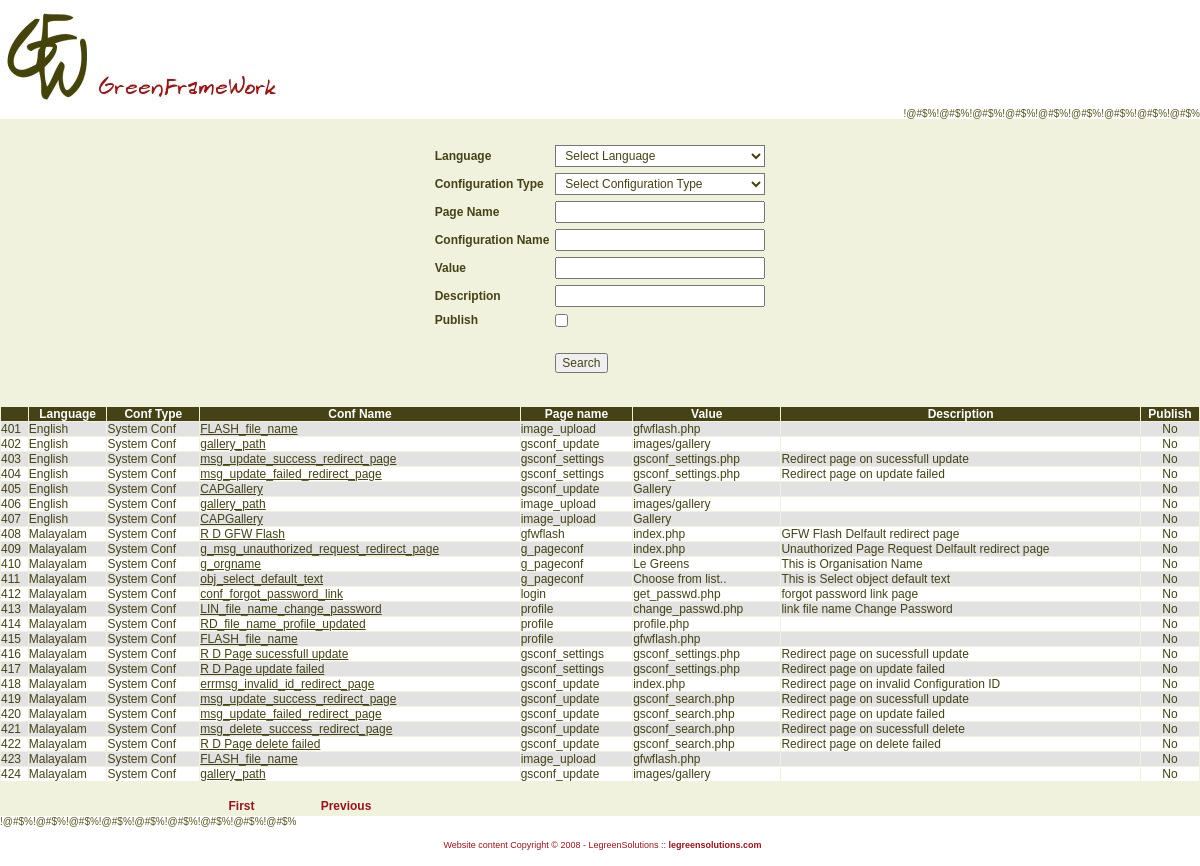
The page /gsconf_search.php?page_num=8&total_records=424 (signed in) on the database its author committed.
### tables this page shows
CREATE TABLE `configurations` (
  `id` int(10) unsigned NOT NULL auto_increment,
  `configuration_name` varchar(255) NOT NULL,
  `page_id` int(11) NOT NULL,
  `value` text NOT NULL,
  `description` varchar(255) NOT NULL,
  `language_id` int(11) NOT NULL,
  `configurationtype_id` int(11) NOT NULL,
  `publish` tinyint(4) NOT NULL default '0',
  PRIMARY KEY  (`id`),
  KEY `page_id` (`page_id`,`language_id`),
  KEY `configurationtype_id` (`configurationtype_id`)
);

CREATE TABLE `languages` (
  `id` int(11) NOT NULL auto_increment,
  `language_name` varchar(255) NOT NULL,
  `publish` tinyint(4) NOT NULL default '0',
  PRIMARY KEY  (`id`)
);

CREATE TABLE `configurationtypes` (
  `id` int(11) NOT NULL auto_increment,
  `configurationtype_name` varchar(255) NOT NULL,
  `description` varchar(255) NOT NULL,
  PRIMARY KEY  (`id`)
);

CREATE TABLE `pages` (
  `id` int(11) NOT NULL auto_increment,
  `page_name` varchar(255) NOT NULL,
  PRIMARY KEY  (`id`)
);

### gsconf_search.php (called while the page is built, shortened)
<?php session_start();
$current_url = $_SERVER['PHP_SELF'];
require(ROOT_PATH.'include/class/class_gspage/class_gspage.php');
$page = new gsPage;
	$page->current_url = $current_url;
	$page->title = "Green FrameWork";
	$page->page_name = 'gsconf_search';
	$page->layout = 'gfw.html';
    $page->conf_list = array("conf.php");
    $page->menuconf_list = array("menu_conf.php");
	$page->connection_list = array("connection.php");
	$page->function_list = array("functions.php");
	$page->class_list = array("class_gspagination.php","class_user.php");
	$index=0;
	$content_list[$index]['file_name']='inc_language.php';
	$content_list[$index]['var_name']='language';
	$index++;
	$content_list[$index]['file_name']='inc_menu.php';
	$content_list[$index]['var_name']='menu';
	$page->content_list = $content_list;
	$page->plugin_path = 'plugins/gsconf/';
	$page->plugin = 'gsconf_search';
	$page->get_plugin();
?>

### include/class/class_gsconf/class_gsconf.php (called while the page is built, shortened)
<?php
class gsConf {
	var $connection;
	function get_conf($configurationtype_id,$configuration_name,$page_name,$value="",$description="",$language_id="") {
		if($language_id==""){
			if(isset($_SESSION[SESSION_TITLE.'gLANGUAGE']) && $_SESSION[SESSION_TITLE.'gLANGUAGE'] > 0){
				$language_id=$_SESSION[SESSION_TITLE.'gLANGUAGE'];
			}else{
				$language_id=CONF_LANG_ENGLISH;
			}
		}
		$strSQL = "SELECT C.id, C.value, C.publish FROM configurations C, pages P WHERE P.id= C.page_id AND P.page_name='".$page_name."' AND C.language_id='".$language_id."'  AND C.configurationtype_id='".$configurationtype_id."' AND C.configuration_name='".$configuration_name."' ";
		$result = mysql_query($strSQL, $this->connection) or die (mysql_error() . $strSQL);
		$count_conf= mysql_num_rows($result);
		if ($count_conf > 0) {
			$row_conf = mysql_fetch_assoc($result);
			if($row_conf['publish'] == CONF_NOT_PUBLISH) {
				$conf_value = stripslashes(nl2br($value));
			}else{
				$conf_value = stripslashes($row_conf['value']);
			}
		} else {
			$conf_value = stripslashes($value);
		}
	if (defined('gEDIT_MODE') ){
		$this->editor_mode = gEDIT_MODE;
	}
		return $conf_value;
	}
    function get_list_array_bylimit($language_id=-1,$configurationtype_id=-1,$configuration_name="",$page_name="",$value="",$description="", $publish="", $start_record = 0,$max_records = 25){
        $limited_data = array();
		$i=0;
        $strSQL = "SELECT C.*, P.page_name, L.language_name, CT.configurationtype_name FROM configurations C, pages P, languages L, configurationtypes CT WHERE P.id= C.page_id AND L.id=C.language_id AND CT.id=C.configurationtype_id";
        $strSQL_limit = sprintf("%s LIMIT %d, %d", $strSQL, $start_record, $max_records);
        $rsRES = mysql_query($strSQL_limit, $this->connection) or die(mysql_error(). $strSQL_limit);
        if ( mysql_num_rows($rsRES) > 0 ){
			while ( $row = mysql_fetch_assoc($rsRES) ){
				$limited_data[$i]["id"] = $row["id"];
				$limited_data[$i]["language_id"] = $row["language_id"];
				$limited_data[$i]["language_name"] = $row["language_name"];
				$limited_data[$i]["configurationtype_id"] = $row["configurationtype_id"];
				$limited_data[$i]["configurationtype_name"] = $row["configurationtype_name"];
				$limited_data[$i]["page_name"] = $row["page_name"];
				$limited_data[$i]["configuration_name"] = $row["configuration_name"];
				$limited_data[$i]["value"] = $row["value"];
				$limited_data[$i]["description"] = $row["description"];
				$limited_data[$i]["publish"] = $row["publish"];
				if($row["publish"]==CONF_PUBLISH){
					$limited_data[$i]["publish_status"] = "Yes";
				}else{
					$limited_data[$i]["publish_status"] = "No";
				}
				$i++;
			}
			return $limited_data;
        }else{
        	return false;
        }
    }
}
?>

### plugins/gsconf/gsconf_search/conf/gsconf_search.php (called while the page is built, shortened)
<?php
$conf_language = $this->gsconf->get_conf(CONF_TYPE_CAPTIONS,'CAP language',"gsconf_search","Language","caption language");
$conf_configurationtype = $this->gsconf->get_conf(CONF_TYPE_CAPTIONS,'CAP configurationtype',"gsconf_search","Configuration Type","caption configurationtype");
$conf_pagename = $this->gsconf->get_conf(CONF_TYPE_CAPTIONS,'CAP pagename',"gsconf_search","Page Name","caption pagename");
$conf_confname = $this->gsconf->get_conf(CONF_TYPE_CAPTIONS,'CAP confname',"gsconf_search","Configuration Name","caption confname");
$conf_description = $this->gsconf->get_conf(CONF_TYPE_CAPTIONS,'CAP description',"gsconf_search","Description","caption description");
$conf_publish = $this->gsconf->get_conf(CONF_TYPE_CAPTIONS,'CAP description',"gsconf_search","Publish","caption Publish");
$conf_submit_search = $this->gsconf->get_conf(CONF_TYPE_OBJECT_CAPTIONS,'CAP search',"gsconf_search","Search","caption submit search");
?>

### plugins/gsconf/gsconf_search/code/gsconf_search.php (called while the page is built, shortened)
<?php
		$Mypagination = new Pagination(50);
		$this->gsconf->connection = $myconnection;
		$this->gsconf->total_records = $Mypagination->total_records;
		$data_bylimit = $this->gsconf->get_list_array_bylimit($_GET["lstlanguage"],$_GET["lstconfigurationtype"],$_GET["txtconfigurationname"],$_GET["txtpagename"],$_GET["txtvalue"],$_GET["txtdescription"],$_GET["chk_publish"],$Mypagination->start_record,$Mypagination->max_records);
		if ( $data_bylimit == false ){
			$mesg = "No records found";
		}else{
			$count_data_bylimit=count($data_bylimit);
		}
?>

### plugins/gsconf/gsconf_search/form/gsconf_search.php (the view, shortened to what this page needs)
<form target="_self" method="GET" action="<?php echo $current_url; ?>" name="frmsearch">
<table  align="center" style="text-align: left;"
 border="0" cellpadding="0" cellspacing="6">
  <tbody>
    <tr>
      <td>&nbsp;</td>
      <td>&nbsp;</td>
    </tr>
     <tr>
      <td class="caption" ><?= $conf_language ?></td>
      <td><?php loadlanguage_admin("lstlanguage", -1, "Select Language",$_GET[lstlanguage],false,'style="width:210px; height:22;"'); ?></td>
    </tr>
     <tr>
      <td class="caption" ><?= $conf_configurationtype ?></td>
      <td><?php loadconfigurationtypes("lstconfigurationtype", -1, "Select Configuration Type",$_GET[lstconfigurationtype],false,'style="width:210px; height:22;"'); ?></td>
    </tr>
     <tr>
      <td class="caption" ><?= $conf_pagename ?></td>
      <td><input  style="width: 210px; height:22;"  maxlength="100" size="35"
 name="txtpagename" value="<?php echo $_GET[txtpagename]; ?>"></td>
    </tr>
    <tr>
      <td class="caption" ><?=  $conf_confname; ?></td>
      <td><input  style="width: 210px; height:22;"  maxlength="100" size="35"
 name="txtconfigurationname" value="<?php echo $_GET[txtconfigurationname]; ?>"></td>
    </tr>
     <tr>
      <td class="caption" ><?=  $conf_value; ?></td>
      <td><input  style="width: 210px; height:22;"  maxlength="100" size="35"
 name="txtvalue" value="<?php echo $_GET[txtvalue]; ?>"></td>
    </tr>
     <tr>
      <td class="caption" ><?=  $conf_description; ?></td>
      <td><input  style="width: 210px; height:22;"  maxlength="100" size="35"
 name="txtdescription" value="<?php echo $_GET[txtdescription]; ?>"></td>
    </tr>
     <tr>
      <td class="caption" ><?=  $conf_publish; ?></td>
      <td><input type="checkbox"  name="chk_publish" value="1" <?php if(isset($_GET[chk_publish]) && $_GET[chk_publish] == 1) { ?> checked="true" <?php } ?> ></td>
    </tr>
    <tr>
      <td>&nbsp;</td>
      <td>&nbsp;</td>
    </tr>
    <tr>
      <td>&nbsp;&nbsp;</td>
      <td><input name="submit" value="<?= $conf_submit_search ?>" type="submit"><input type="hidden" name="h_conf_search" value="<?php echo md5("CONF_SEARCH"); ?>"></td>
    </tr>
  </tbody>
</table>
</form>
<table  width="100%"   align="center" border="0" cellpadding="1px" cellspacing="1px">
     <tr><td colspan="6">&nbsp;</td></tr>
   <?php
    if ( $data_bylimit == false ){?>
     <tr><td colspan="6">&nbsp;</td></tr>
     <tr><td colspan="6" align="center" class="message" ><?= $mesg ?></td></tr>
     <tr><td colspan="6">&nbsp;</td></tr>
    <?
     }
     else{?>
    <tr class="tableheader">
		<td></td>
		<td  align="center">Language  </td>
		<td  align="center">Conf Type</td>
		<td  align="center">Conf Name</td>
		<td  align="center">Page name</td>
		<td  align="center">Value</td>
		<td  align="center">Description</td>
		<td  align="center">Publish</td>
    </tr>
     <?
     $style = "tbl_row_lite";
	 $index = 0;
	 $slno = $Mypagination->start_record+1;
     while ( $count_data_bylimit > $index ){
        $link = "gsconf_update.php?id=".$data_bylimit[$index]["id"]."";
         if ( $style == "tbl_row_lite" ){
            $style="tbl_row_dark";
        }
        else{
            $style="tbl_row_lite";
        }
        ?>
    <tr onmouseover="this.className='tbl_row_highlight'" onmouseout="this.className='<?php echo $style; ?>'"  class="<?php echo $style; ?>" >
        <td><?= $slno++ ?></td>
        <td><?php echo $data_bylimit[$index]["language_name"]; ?></td>
        <td><?php echo $data_bylimit[$index]["configurationtype_name"]; ?></td>
        <td><a href="<?php echo $link; ?>"><?php echo $data_bylimit[$index]["configuration_name"]; ?></a></td>
        <td><?php echo $data_bylimit[$index]["page_name"]; ?></td>
        <td><?php echo  substr(htmlentities( stripslashes( nl2br($data_bylimit[$index]["value"]))) ,0,50) ; ?></td>
        <td><?php echo $data_bylimit[$index]["description"]; ?></td>
        <td align="center"><?php echo $data_bylimit[$index]["publish_status"]; ?></td>
    </tr><?php
         $index++;
    }
    ?>
    <tr><td colspan="6">&nbsp;</td></tr>
    <tr><td colspan="6" align="center">
        </td></tr>
      <?}?>
      </table>

### css/gfw.css (style rules this page uses)
body,div,p,td,h1,h2,h3 { color:#454216;font-family:Verdana,Arial,sans-serif;font-size:12px;margin:0;padding:0; }
ul,li,input { color:#454216;font-family:Verdana,Arial,sans-serif;font-size:12px;margin:0;padding-left:5px; }
body { background-image: url(../images/page_bg.jpg); background-color:#FFFFFF; margin-bottom:0px; margin-left:0px; margin-right:0px; margin-top:0px; }
a { color:#92151D; text-decoration: none; }
#maintable { width:100%; height:400px; border:0px; padding:0px; }
#footer { color:#92151D; text-align:center; height:25px; vertical-align:middle; font-size:9px; }
#footer a { color:#92151D; text-decoration: none; font-weight:bold; font-size:9px; }
.tbl_row_dark { background-color:#E2E2E2; color:#454216; }
tr.tbl_row_dark td { background-color:#E2E2E2; color:#454216; font-weight:normal; }
tr.tbl_row_dark a { color:#454216; text-decoration:underline; }
.tbl_row_lite { background-color: white; color:#454216; }
tr.tbl_row_lite td { background-color: white; color:#454216; font-weight:normal; }
tr.tbl_row_lite a { color:#454216; text-decoration:underline; }
.tableheader { font-weight : bold; text-align:center; background-color:#454216; color:#FFFFFF; }
.tableheader td { font-weight : bold; text-align:center; background-color:#454216; color:#FFFFFF; }
.caption { font-weight : bold; text-align:left; }

### rows shown on the page
configurations: language.language_name "English", configurationtype.configurationtype_name "System Conf", configuration_name "FLASH_file_name", page.page_name "image_upload", value "gfwflash.php", publish_status "No"
configurations: language.language_name "English", configurationtype.configurationtype_name "System Conf", configuration_name "gallery_path", page.page_name "gsconf_update", value "images/gallery", publish_status "No"
configurations: language.language_name "English", configurationtype.configurationtype_name "System Conf", configuration_name "msg_update_success_redirect_page", page.page_name "gsconf_settings", value "gsconf_settings.php", description "Redirect page on sucessfull update", publish_status "No"
configurations: language.language_name "English", configurationtype.configurationtype_name "System Conf", configuration_name "msg_update_failed_redirect_page", page.page_name "gsconf_settings", value "gsconf_settings.php", description "Redirect page on update failed", publish_status "No"
configurations: language.language_name "English", configurationtype.configurationtype_name "System Conf", configuration_name "CAPGallery", page.page_name "gsconf_update", value "Gallery", publish_status "No"
configurations: language.language_name "English", configurationtype.configurationtype_name "System Conf", configuration_name "gallery_path", page.page_name "image_upload", value "images/gallery", publish_status "No"
configurations: language.language_name "English", configurationtype.configurationtype_name "System Conf", configuration_name "CAPGallery", page.page_name "image_upload", value "Gallery", publish_status "No"
configurations: language.language_name "Malayalam", configurationtype.configurationtype_name "System Conf", configuration_name "R D GFW Flash", page.page_name "gfwflash", value "index.php", description "GFW Flash Delfault redirect page", publish_status "No"
configurations: language.language_name "Malayalam", configurationtype.configurationtype_name "System Conf", configuration_name "g_msg_unauthorized_request_redirect_page", page.page_name "g_pageconf", value "index.php", description "Unauthorized Page Request Delfault redirect page", publish_status "No"
configurations: language.language_name "Malayalam", configurationtype.configurationtype_name "System Conf", configuration_name "g_orgname", page.page_name "g_pageconf", value "Le Greens", description "This is Organisation Name", publish_status "No"
configurations: language.language_name "Malayalam", configurationtype.configurationtype_name "System Conf", configuration_name "obj_select_default_text", page.page_name "g_pageconf", value "Choose from list..", description "This is Select object default text", publish_status "No"
configurations: language.language_name "Malayalam", configurationtype.configurationtype_name "System Conf", configuration_name "conf_forgot_password_link", page.page_name "login", value "get_passwd.php", description "forgot password link page", publish_status "No"
configurations: language.language_name "Malayalam", configurationtype.configurationtype_name "System Conf", configuration_name "LIN_file_name_change_password", page.page_name "profile", value "change_passwd.php", description "link file name Change Password", publish_status "No"
configurations: language.language_name "Malayalam", configurationtype.configurationtype_name "System Conf", configuration_name "RD_file_name_profile_updated", page.page_name "profile", value "profile.php", publish_status "No"
configurations: language.language_name "Malayalam", configurationtype.configurationtype_name "System Conf", configuration_name "FLASH_file_name", page.page_name "profile", value "gfwflash.php", publish_status "No"
configurations: language.language_name "Malayalam", configurationtype.configurationtype_name "System Conf", configuration_name "R D Page sucessfull update", page.page_name "gsconf_settings", value "gsconf_settings.php", description "Redirect page on sucessfull update", publish_status "No"
configurations: language.language_name "Malayalam", configurationtype.configurationtype_name "System Conf", configuration_name "R D Page update failed", page.page_name "gsconf_settings", value "gsconf_settings.php", description "Redirect page on update failed", publish_status "No"
configurations: language.language_name "Malayalam", configurationtype.configurationtype_name "System Conf", configuration_name "errmsg_invalid_id_redirect_page", page.page_name "gsconf_update", value "index.php", description "Redirect page on invalid Configuration ID", publish_status "No"
configurations: language.language_name "Malayalam", configurationtype.configurationtype_name "System Conf", configuration_name "msg_update_success_redirect_page", page.page_name "gsconf_update", value "gsconf_search.php", description "Redirect page on sucessfull update", publish_status "No"
configurations: language.language_name "Malayalam", configurationtype.configurationtype_name "System Conf", configuration_name "msg_update_failed_redirect_page", page.page_name "gsconf_update", value "gsconf_search.php", description "Redirect page on update failed", publish_status "No"
configurations: language.language_name "Malayalam", configurationtype.configurationtype_name "System Conf", configuration_name "msg_delete_success_redirect_page", page.page_name "gsconf_update", value "gsconf_search.php", description "Redirect page on sucessfull delete", publish_status "No"
configurations: language.language_name "Malayalam", configurationtype.configurationtype_name "System Conf", configuration_name "R D Page delete failed", page.page_name "gsconf_update", value "gsconf_search.php", description "Redirect page on delete failed", publish_status "No"
configurations: language.language_name "Malayalam", configurationtype.configurationtype_name "System Conf", configuration_name "FLASH_file_name", page.page_name "image_upload", value "gfwflash.php", publish_status "No"
configurations: language.language_name "Malayalam", configurationtype.configurationtype_name "System Conf", configuration_name "gallery_path", page.page_name "gsconf_update", value "images/gallery", publish_status "No"

### other values the page prints
$conf_language "Language"
$conf_configurationtype "Configuration Type"
$conf_pagename "Page Name"
$conf_confname "Configuration Name"
$conf_value "Value"
$conf_description "Description"
$conf_publish "Publish"
form field lstlanguage "Select Language"
form field lstconfigurationtype "Select Configuration Type"
